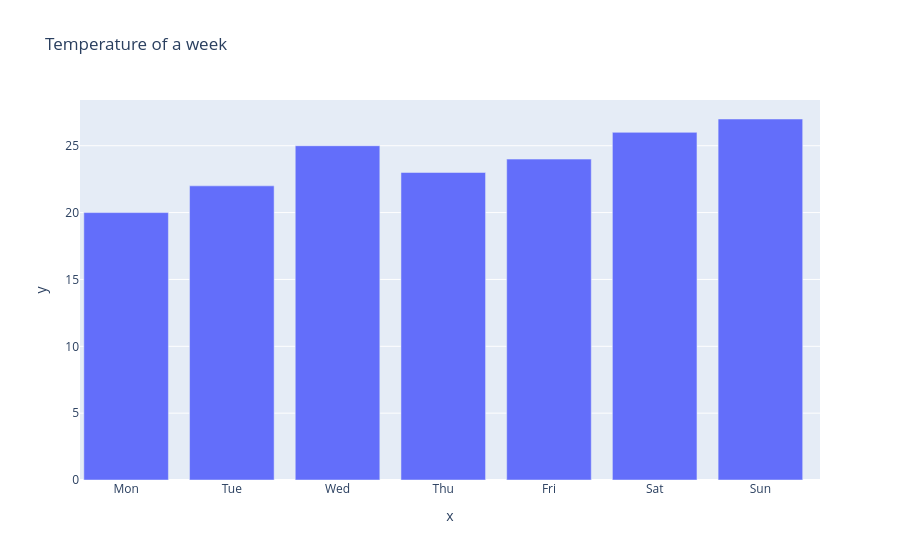

Notebook code cell kept with this figure:
### Code cell
import plotly.express as px
#import plotly.io as pio
#pio.renderers.default = "notebook"   # hoặc "iframe"

days = ['Mon', 'Tue', 'Wed', 'Thu', 'Fri', 'Sat', 'Sun']
temperature = [20, 22, 25, 23, 24, 26, 27]

fig = px.bar(x=days, y=temperature, title='Temperature of a week')
fig.show()

### Figure 1 — Plotly figure (JSON) as saved in the notebook; plotly's stock layout.template omitted (floating-point values rounded to 4 significant figures)
{"data": [{"hovertemplate": "x=%{x}<br>y=%{y}<extra></extra>", "legendgroup": "", "marker": {"color": "#636efa", "pattern": {"shape": ""}}, "name": "", "orientation": "v", "showlegend": false, "textposition": "auto", "type": "bar", "x": ["Mon", "Tue", "Wed", "Thu", "Fri", "Sat", "Sun"], "xaxis": "x", "y": [20, 22, 25, 23, 24, 26, 27], "yaxis": "y"}], "layout": {"autosize": true, "barmode": "relative", "legend": {"tracegroupgap": 0}, "title": {"text": "Temperature of a week"}, "xaxis": {"anchor": "y", "autorange": false, "domain": [0, 1], "range": [-0.4362, 6.564], "title": {"text": "x"}, "type": "category"}, "yaxis": {"anchor": "x", "autorange": true, "domain": [0, 1], "range": [0, 28.42], "title": {"text": "y"}, "type": "linear"}}}
